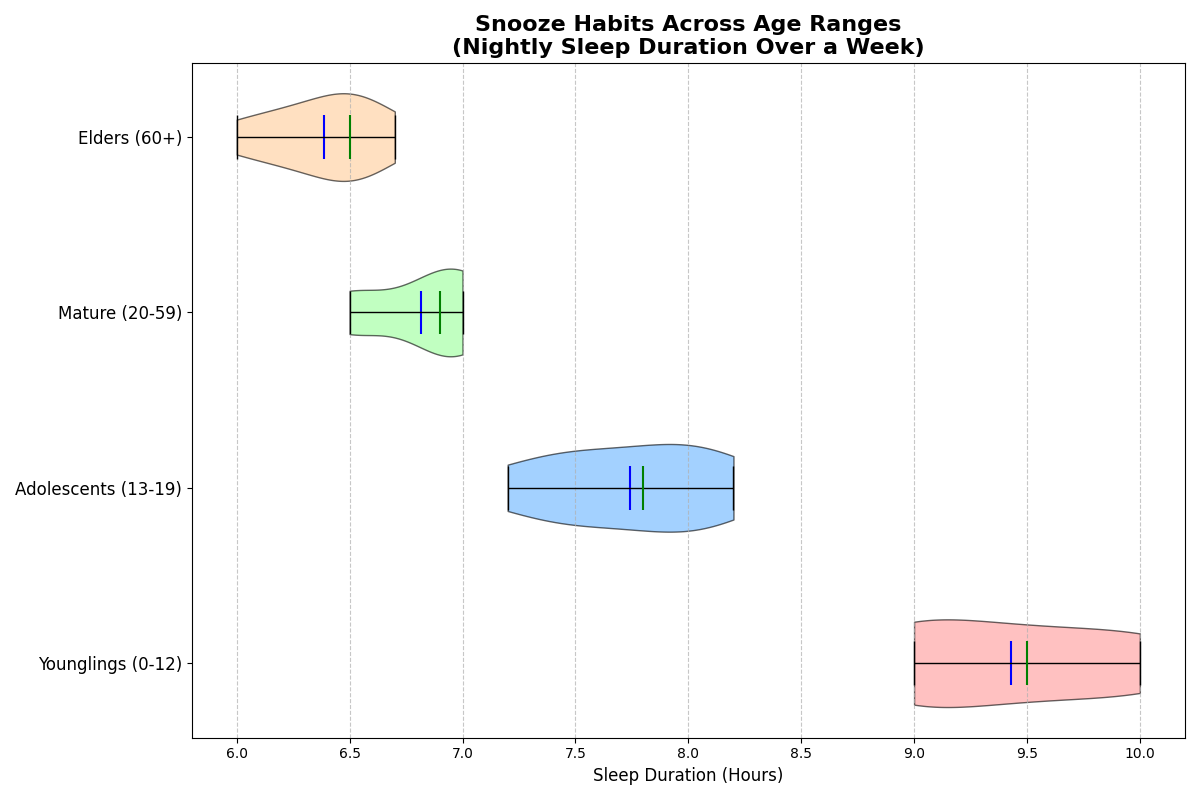

Write Python code to recreate this figure.
import matplotlib.pyplot as plt
import numpy as np

age_groups = ['Younglings (0-12)', 'Adolescents (13-19)', 'Mature (20-59)', 'Elders (60+)']

children_sleep = [9.5, 9, 9, 10, 10, 9.5, 9]
teenagers_sleep = [7.5, 7.2, 8, 8.2, 7.5, 7.8, 8]
adults_sleep = [6.8, 7, 7, 6.5, 6.9, 6.5, 7]
seniors_sleep = [6.5, 6, 6.3, 6.5, 6.7, 6.2, 6.5]

data = [children_sleep, teenagers_sleep, adults_sleep, seniors_sleep]

fig, axs = plt.subplots(1, 1, figsize=(12, 8))
violin = axs.violinplot(data, vert=False, showmeans=True, showextrema=True, showmedians=True)

colors = ['#ff9999', '#66b3ff', '#99ff99', '#ffcc99']
for i, pc in enumerate(violin['bodies']):
    pc.set_facecolor(colors[i % len(colors)])
    pc.set_edgecolor('black')
    pc.set_alpha(0.6)

violin['cmeans'].set_color('blue')
violin['cmedians'].set_color('green')
for partname in ('cbars', 'cmins', 'cmaxes'):
    vp = violin[partname]
    vp.set_edgecolor('black')
    vp.set_linewidth(1)

axs.set_title("Snooze Habits Across Age Ranges\n(Nightly Sleep Duration Over a Week)", fontsize=16, fontweight='bold')
axs.set_xlabel("Sleep Duration (Hours)", fontsize=12)
axs.set_yticks(np.arange(1, len(age_groups) + 1))
axs.set_yticklabels(age_groups, fontsize=12)
axs.grid(axis='x', linestyle='--', alpha=0.7)
plt.tight_layout()
plt.show()
